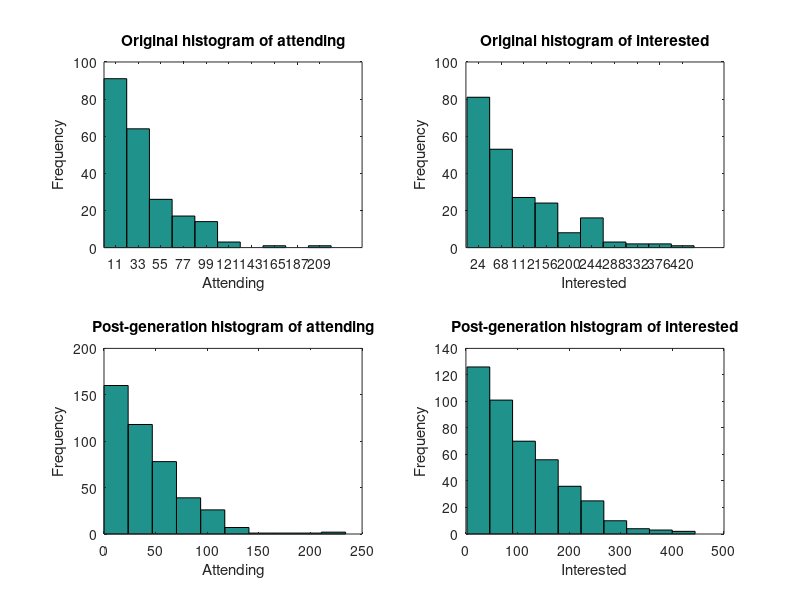

Reproduce this figure in MATLAB.
D = csvread("allUniqueSorted.csv");
X1 = D(:,3);
X2 = D(:,4);

mag = 2;
figure;

% ORIGINAL
v = round(X1 / mag) * mag;
subplot(2,2,1);
hist(v(:,1))
xlabel("Attending");
ylabel("Frequency");
title("Original histogram of attending");

hold on;
subplot(2,2,2);
v = round(X2 / mag) * mag;
hist(v(:,1))
xlabel("Interested");
ylabel("Frequency");
title("Original histogram of interested");

D = csvread("wes_classified_fixed.csv");
X1 = D(:,4);
X2 = D(:,5);

mag = 2;

v = round(X1 / mag) * mag;
subplot(2,2,3);
hist(v(:,1))
xlabel("Attending");
ylabel("Frequency");
title("Post-generation histogram of attending");

subplot(2,2,4);
v = round(X2 / mag) * mag;
hist(v(:,1))
xlabel("Interested");
ylabel("Frequency");
title("Post-generation histogram of interested");